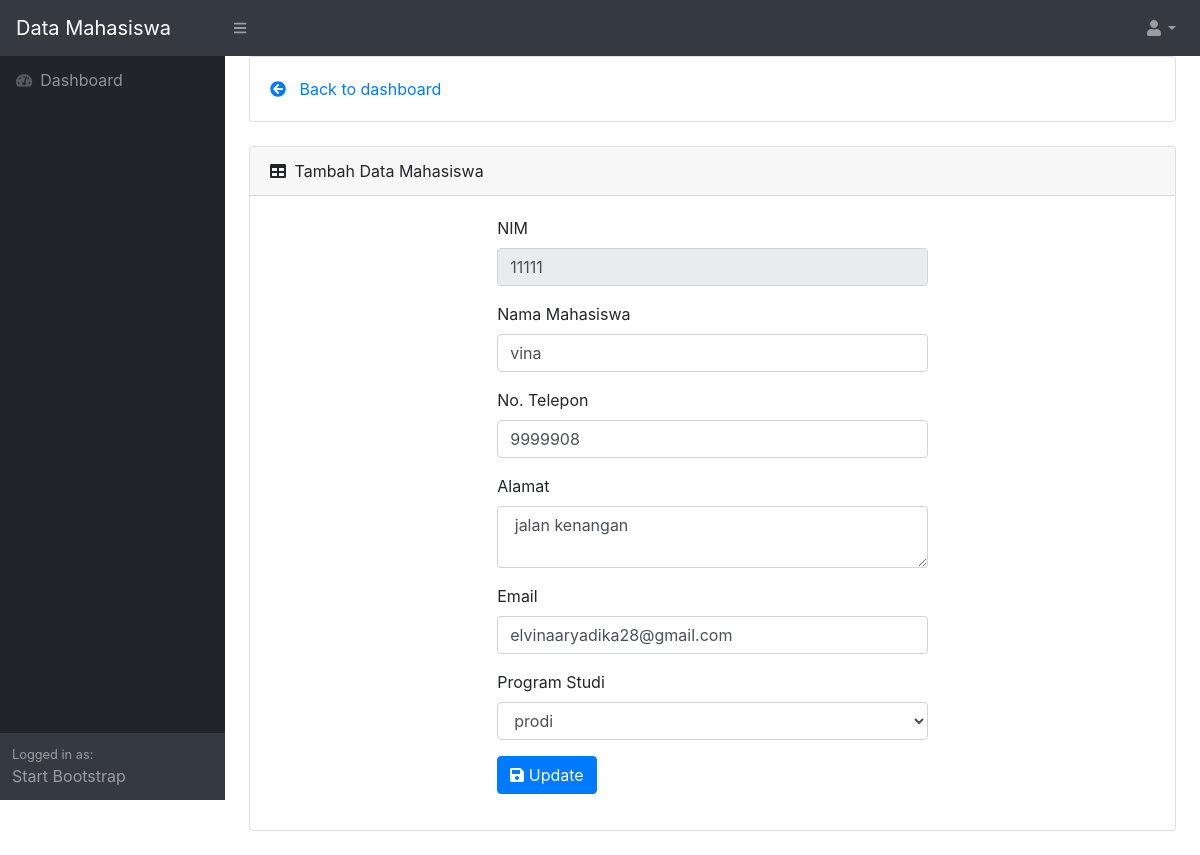
Screenshot of /edit.php?nim=11111 with the database file from the repository.
### tables this page shows
CREATE TABLE `mahasiswa` (
  `nim` int(11) NOT NULL,
  `nama` varchar(50) DEFAULT NULL,
  `telp` int(12) DEFAULT NULL,
  `alamat` varchar(100) DEFAULT NULL,
  `email` varchar(50) NOT NULL,
  `prodi` varchar(50) NOT NULL
);

### edit.php (the view, shortened to what this page needs)
<?php
	include "koneksi.php";
$nim = $_GET['nim'];
$result = mysqli_query($mysqli, "SELECT * FROM mahasiswa WHERE nim=$nim");
while($user_data = mysqli_fetch_array($result)) {
	$nim = $user_data['nim'];
	$nama = $user_data['nama'];
	$telp = $user_data['telp'];
	$alamat = $user_data['alamat'];
	$email = $user_data['email'];
	$prodi = $user_data['prodi'];
}
?>
<!DOCTYPE html>
<html lang="en">
    <head>
        <link href="css/styles.css" rel="stylesheet" />
        <link href="https://cdn.datatables.net/1.10.20/css/dataTables.bootstrap4.min.css" rel="stylesheet" />
    </head>
    <body class="sb-nav-fixed">
        <nav class="sb-topnav navbar navbar-expand navbar-dark bg-dark">
            <a class="navbar-brand" href="index.html">Data Mahasiswa</a>
            <button class="btn btn-link btn-sm order-1 order-lg-0" id="sidebarToggle" href="#"><i class="fas fa-bars"></i></button>
            <ul class="navbar-nav ml-auto ml-md-0">
                <li class="nav-item dropdown">
                    <a class="nav-link dropdown-toggle" id="userDropdown" href="#" role="button" data-toggle="dropdown" aria-haspopup="true" aria-expanded="false"><i class="fas fa-user fa-fw"></i></a>
                </li>
            </ul>
        </nav>
        <div id="layoutSidenav">
            <div id="layoutSidenav_nav">
                <nav class="sb-sidenav accordion sb-sidenav-dark" id="sidenavAccordion">
                    <div class="sb-sidenav-menu">
                        <div class="nav">
                            <a class="nav-link" href="index.php">
                                <div class="sb-nav-link-icon"><i class="fas fa-tachometer-alt"></i></div>
                                Dashboard
                            </a>
                        </div>
                    </div>
                    <div class="sb-sidenav-footer">
                        <div class="small">Logged in as:</div>
                        Start Bootstrap
                    </div>
                </nav>
            </div>
            <div id="layoutSidenav_content">
                <main>
                    <div class="container-fluid">
                        <div class="card mb-4">
                            <div class="card-body">
                                <a href="index.php"> <i class="fas fa-arrow-circle-left"></i> &nbsp; Back to dashboard </a>
                            </div>
                        </div>
                        <div class="card mb-4">
                            <div class="card-header">
                                <i class="fas fa-table mr-1"></i>
                                Tambah Data Mahasiswa
                            </div>
                            <div class="card-body">
                                <form method="POST" action="edit_aksi.php">
									<div class="row">
										<div class="col-sm-6 offset-sm-3">
											<div class="form-group">
												<label>NIM</label>
												<input type="number" name="nim" id="nim" class="form-control" value=<?php echo $nim;?> readonly>
											</div>
											<div class="form-group">
												<label>Nama Mahasiswa</label>
												<input type="text" name="nama" id="nama" class="form-control" required="true" value=<?php echo $nama;?>>
											</div>
											<div class="form-group">
												<label>No. Telepon</label>
												<input type="number" name="telp" id="telp" class="form-control" required="true" value=<?php echo $telp;?>>
											</div>
											<div class="form-group">
												<label>Alamat</label>
												<textarea name="alamat" id="alamat" class="form-control" required="true"> <?php echo $alamat;?> </textarea>
											</div>
											<div class="form-group">
												<label>Email</label><br>
												<input type="email" name="email" id="email" class="form-control" required="true" value=<?php echo $email;?>>
											</div>
											<div class="form-group">
												<label>Program Studi</label>
												<select name="prodi" id="prodi" class="form-control" required="true">
													<option value=<?php echo $prodi; ?>> <?php echo $prodi; ?></option>
												</select>
											</div>
											<div class="form-group">
												<button type="submit" name="update" id="update" class="btn btn-primary">
													<i class="fa fa-save"></i> Update
												</button>
											</div>
										</div>
									</div>
								</form>
                            </div>
                        </div>
                    </div>
                </main>
            </div>
        </div>
    </body>
</html>

### rows the page displays
mahasiswa: nim "11111", nama "vina", telp "9999908", alamat "jalan kenangan", email "elvinaaryadika28@gmail.com", prodi "prodi"
